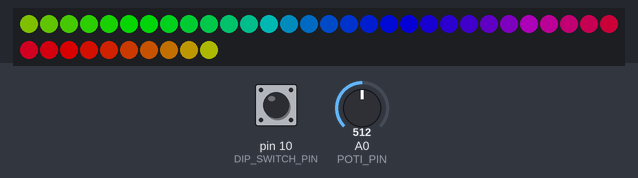
Simulated run of this sketch. Board: Arduino Uno, built with avr-gcc and run on an emulated ATmega328P. On the bench: 40 RGB LEDs in strip order, left to right, continuing on the next row. Inputs (shaded band) come from the test bench; at power-on: pin 10 (DIP_SWITCH_PIN) HIGH, A0 (POTI_PIN) = 512. Dim RGB values are drawn brighter than linear.

Above: at 1.2 s.
1.3 s: pin 10 (DIP_SWITCH_PIN) pulled LOW for 3.2 s
At 2.6 s:
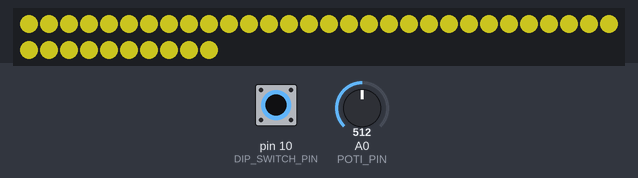
5.1 s: A0 (POTI_PIN) set to 716
At 5.29 s:
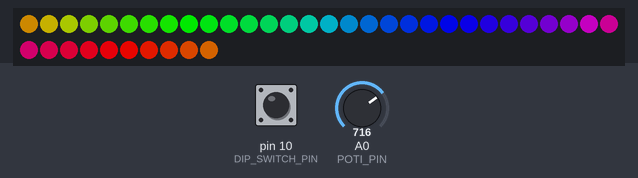
6.6 s: pin 10 (DIP_SWITCH_PIN) pulled LOW for 0.15 s
At 7.11 s:
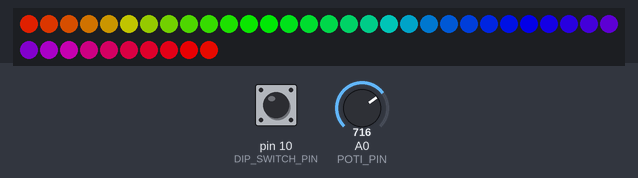
7.3 s: A0 (POTI_PIN) set to 900
At 8.36 s:
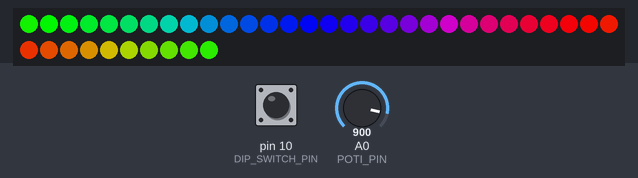
9.0 s: A0 (POTI_PIN) set to 1023
At 9.28 s:
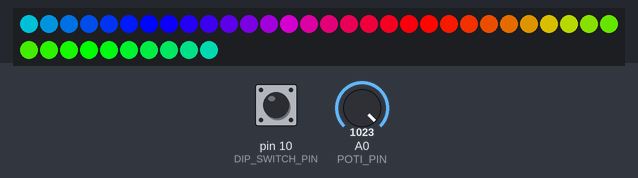
Timing chart, 0 to 11.6 s (numbered marks = the images above; inputs shaded):
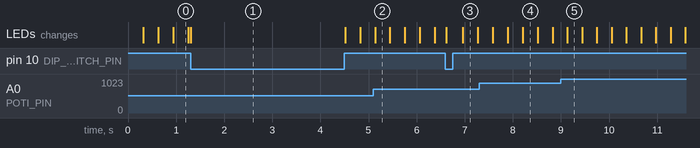

The sketch:

LED_lamp.ino
```cpp
#include <Adafruit_NeoPixel.h>
#ifdef __AVR__
#include <avr/power.h>
#endif

//Number of Pixels used in this lamp
#define NUM_PIXELS 40

//Used Pins in this application
#define LED_PIN 6           //output for controling the LEDs of the lamp
#define DIP_SWITCH_PIN 10   //digital input for reading the dip-switch-state
#define POTI_PIN A0         //analog input for reading the poti (brightness-control)

//available States, depending on dip-switch
#define STATE_LED_WHITE 0   //switch == 0 -> leds white
#define STATE_LED_RAINBOW 1 //switch == 1 -> leds rainbow

//define the speed of the rainbow-"flow"
#define RAINBOW_SPEED 15    //the bigger the value, the slower the flow so -> 1 is the fastest

Adafruit_NeoPixel strip = Adafruit_NeoPixel(NUM_PIXELS, LED_PIN, NEO_GRB + NEO_KHZ800);

// IMPORTANT: To reduce NeoPixel burnout risk, add 1000 uF capacitor across
// pixel power leads, add 300 - 500 Ohm resistor on first pixel's data input
// and minimize distance between Arduino and first pixel.  Avoid connecting
// on a live circuit...if you must, connect GND first.

typedef struct {
  int red;
  int green;
  int blue;
}color_of_lamp;


void setup() {
  // This is for Trinket 5V 16MHz, you can remove these three lines if you are not using a Trinket
#if defined (__AVR_ATtiny85__)
  if (F_CPU == 16000000) clock_prescale_set(clock_div_1);
#endif
  // End of trinket special code

  strip.begin();
  strip.setBrightness(255);
  strip.show(); // Initialize all pixels to 'off'

  pinMode(DIP_SWITCH_PIN, INPUT_PULLUP);

  Serial.begin(9600);
}


void loop() {

  static int poti_value = 0;        //analog value from poti
  static int dip_switch_state = 0;

  //set Brightness to maximum
  strip.setBrightness(255);
  // read the analog signal from the poti:
  poti_value = analogRead(POTI_PIN);
  //read the digital signal from the dip-switch:
  dip_switch_state = digitalRead(DIP_SWITCH_PIN);
  switch(dip_switch_state){
    case STATE_LED_WHITE: led_white(poti_value); break;
    case STATE_LED_RAINBOW: rainbowCycle(RAINBOW_SPEED); break;
    default: rainbowCycle(RAINBOW_SPEED); break;
  }

 }


//dimmable white LED's
static void led_white(int poti_value){
  static color_of_lamp current_color;

  // map the poti value to the single rgb-values
  current_color.red = map(poti_value, 0, 1024, 19, 190);
  current_color.green = map(poti_value, 0, 1024, 18, 185);
  current_color.blue = map(poti_value, 0, 1024, 3, 30);

  //a little filter aigainst "jitter"
  current_color = get_color_to_set(current_color);

  //set the color
  strip.fill(strip.Color(current_color.red, current_color.green,current_color.blue), 0, NUM_PIXELS);
  strip.show();
  delay(10);
}


//small filter to eliminate "jitter" of the light
color_of_lamp get_color_to_set(color_of_lamp new_color){
  static color_of_lamp current_color = {0};

  if( (abs(current_color.red - new_color.red)) > 3){
    current_color.red = new_color.red;
    current_color.green = new_color.green;
    current_color.blue = new_color.blue;
  }

  return current_color;
}


// Slightly different, this makes the rainbow equally distributed throughout
void rainbowCycle(uint8_t wait) {
  uint16_t i, j;


  for (j = 0; j < 256 * 5; j++) { // 5 cycles of all colors on wheel
      int poti_value = analogRead(POTI_PIN);
      int brightness = map(poti_value, 0, 1023, 20, 255);
      strip.setBrightness(brightness);
    for (i = 0; i < strip.numPixels(); i++) {
      strip.setPixelColor(i, Wheel(((i * 256 / strip.numPixels()) + j) ));
    }

    int dip_switch_state = digitalRead(DIP_SWITCH_PIN);
    if(dip_switch_state == STATE_LED_WHITE)
    {
      break;
    }

    strip.show();
    delay(wait);
  }
}


// Input a value 0 to 255 to get a color value.
// The colours are a transition r - g - b - back to r.
uint32_t Wheel(byte WheelPos) {
  WheelPos = 255 - WheelPos;
  if (WheelPos < 85) {
    return strip.Color(255 - WheelPos * 3, 0, WheelPos * 3);
  }
  if (WheelPos < 170) {
    WheelPos -= 85;
    return strip.Color(0, WheelPos * 3, 255 - WheelPos * 3);
  }
  WheelPos -= 170;
  return strip.Color(WheelPos * 3, 255 - WheelPos * 3, 0);
}
```

Measured:
- after the input at 1.3 s, the LEDs: change at once (image 1)
- after the input at 6.6 s, the LEDs: first change at once (image 3 shows a later state)
